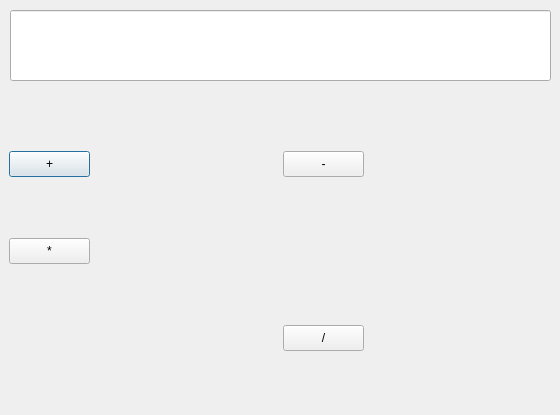
<?xml version="1.0" encoding="UTF-8"?>
<ui version="4.0">
 <class>Dialog</class>
 <widget class="QDialog" name="Dialog">
  <property name="geometry">
   <rect>
    <x>0</x>
    <y>0</y>
    <width>560</width>
    <height>415</height>
   </rect>
  </property>
  <property name="windowTitle">
   <string>Dialog</string>
  </property>
  <widget class="QPushButton" name="plus">
   <property name="geometry">
    <rect>
     <x>9</x>
     <y>151</y>
     <width>81</width>
     <height>26</height>
    </rect>
   </property>
   <property name="text">
    <string>+</string>
   </property>
  </widget>
  <widget class="QPushButton" name="minus">
   <property name="geometry">
    <rect>
     <x>283</x>
     <y>151</y>
     <width>81</width>
     <height>26</height>
    </rect>
   </property>
   <property name="text">
    <string>-</string>
   </property>
  </widget>
  <widget class="QLineEdit" name="lineEdit">
   <property name="geometry">
    <rect>
     <x>10</x>
     <y>10</y>
     <width>541</width>
     <height>71</height>
    </rect>
   </property>
  </widget>
  <widget class="QPushButton" name="division">
   <property name="geometry">
    <rect>
     <x>283</x>
     <y>325</y>
     <width>81</width>
     <height>26</height>
    </rect>
   </property>
   <property name="text">
    <string>/</string>
   </property>
  </widget>
  <widget class="QPushButton" name="multiply">
   <property name="geometry">
    <rect>
     <x>9</x>
     <y>238</y>
     <width>81</width>
     <height>26</height>
    </rect>
   </property>
   <property name="text">
    <string>*</string>
   </property>
  </widget>
 </widget>
 <resources/>
 <connections/>
</ui>
